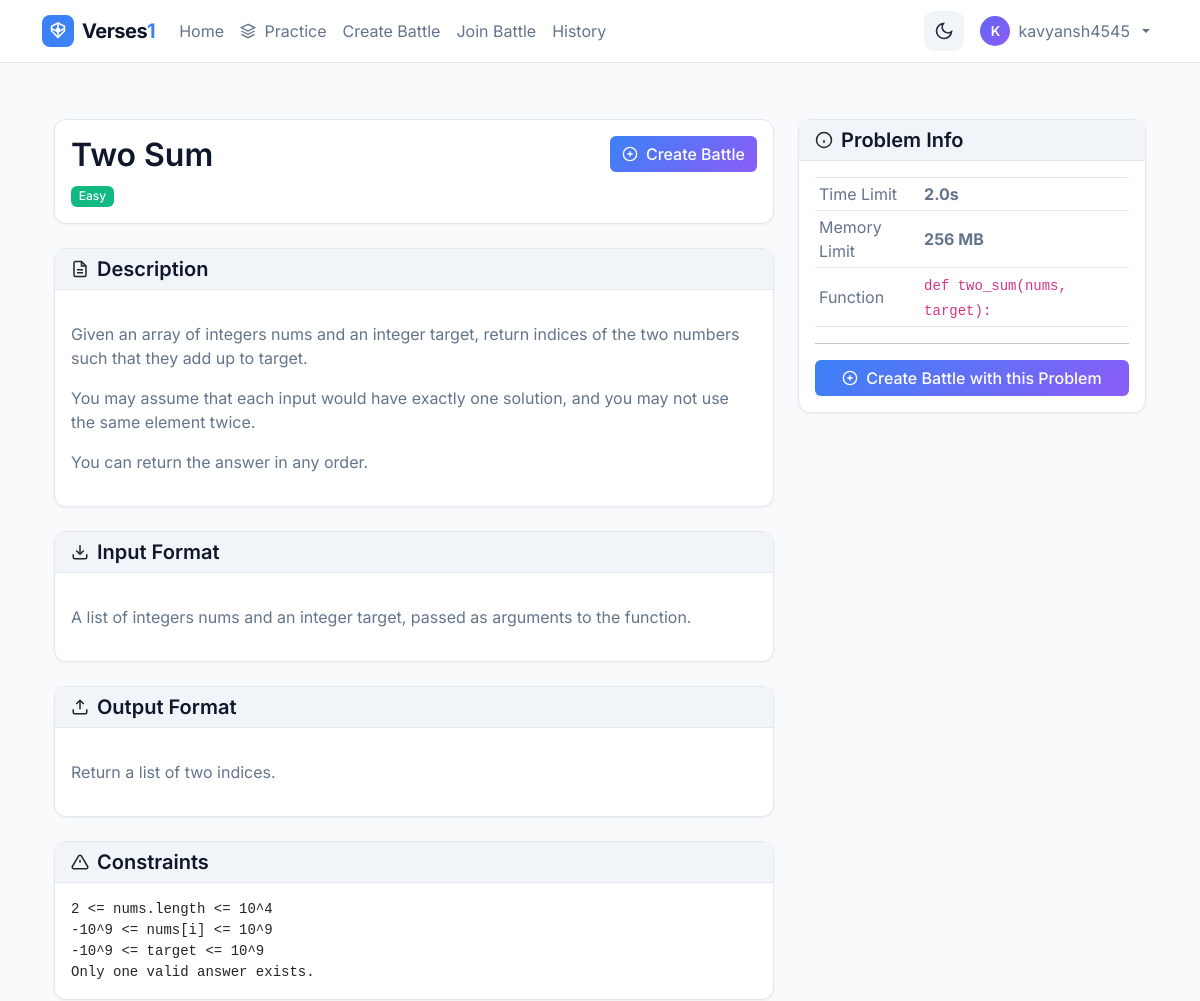
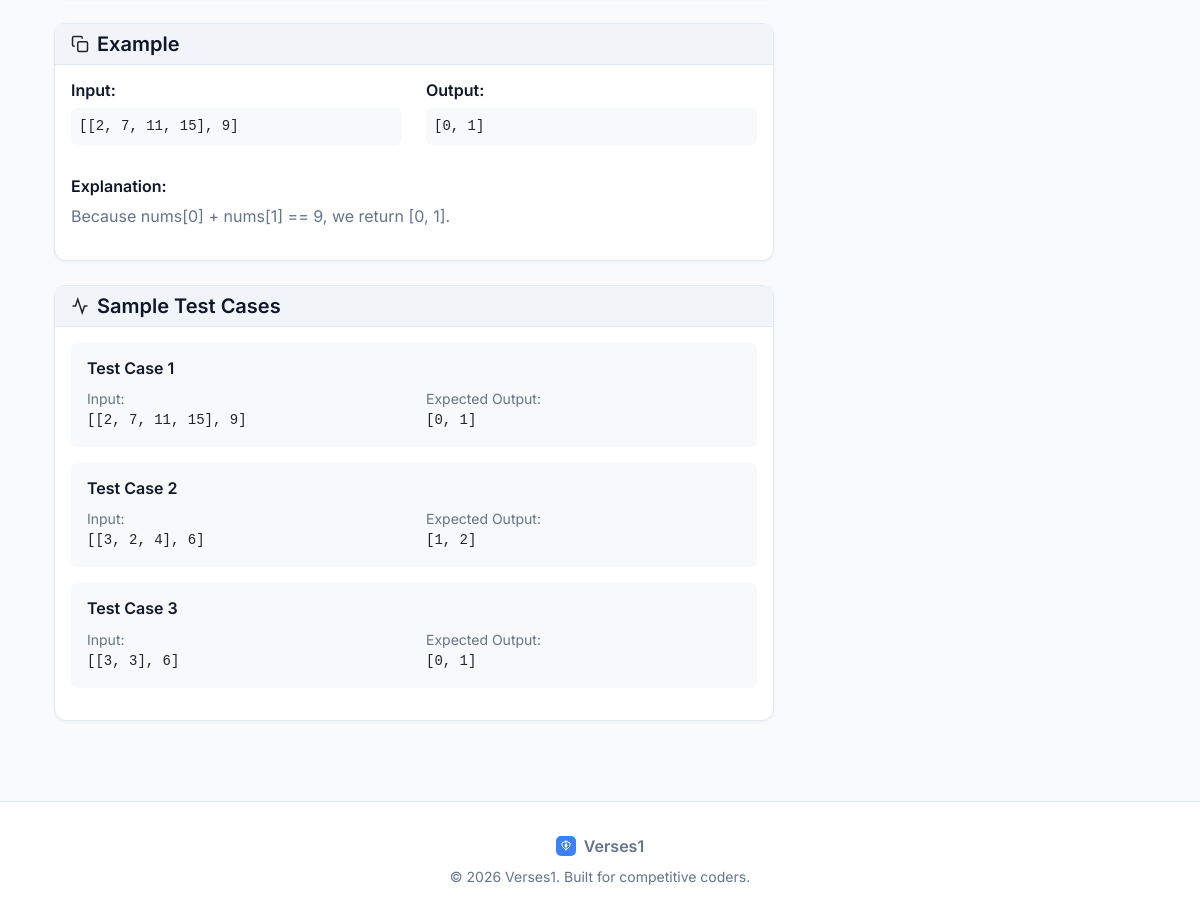
/problems/two-sum/ (signed in), run on the app's committed database (2 pictures, top to bottom).
### battles/models.py (models this page shows, shortened)
class ProblemStatement(models.Model):
    DIFFICULTY_CHOICES = [
        ('easy', 'Easy'),
        ('medium', 'Medium'),
        ('hard', 'Hard'),
    ]
    title = models.CharField(max_length=200)
    slug = models.SlugField(unique=True)
    description = models.TextField(help_text="Problem description in Markdown")
    input_format = models.TextField(help_text="Description of input format")
    output_format = models.TextField(help_text="Description of expected output format")
    constraints = models.TextField(help_text="Constraints (e.g., 1 <= n <= 10^5)")
    example_input = models.TextField(help_text="Example input to show users")
    example_output = models.TextField(help_text="Expected output for example")
    example_explanation = models.TextField(blank=True, help_text="Explanation of the example")
    difficulty = models.CharField(max_length=10, choices=DIFFICULTY_CHOICES, default='easy')
    categories = models.ManyToManyField(Category, related_name='problems', blank=True)
    time_limit_seconds = models.FloatField(default=2.0, help_text="Time limit per test case")
    memory_limit_mb = models.IntegerField(default=256, help_text="Memory limit in MB")
    function_signature = models.CharField(
        max_length=200,
        help_text="Function signature users must implement, e.g., 'def solution(nums, target):'"
    )
    starter_code = models.TextField(
        blank=True,
        help_text="Starter code template for users"
    )
    is_active = models.BooleanField(default=True)
    created_at = models.DateTimeField(auto_now_add=True)
    updated_at = models.DateTimeField(auto_now=True)
    class Meta:
        ordering = ['difficulty', 'title']
    def get_visible_test_cases(self):
        return self.test_cases.filter(is_hidden=False)

class TestCase(models.Model):
    problem = models.ForeignKey(ProblemStatement, on_delete=models.CASCADE, related_name='test_cases')
    input_data = models.TextField(help_text="Input to pass to the function")
    expected_output = models.TextField(help_text="Expected output/return value")
    is_hidden = models.BooleanField(default=False, help_text="Hidden tests are not shown to users")
    is_sample = models.BooleanField(default=False, help_text="Sample tests shown in problem description")
    order = models.IntegerField(default=0, help_text="Order of test case execution")
    points = models.IntegerField(default=10, help_text="Points for passing this test")
    class Meta:
        ordering = ['order']

### battles/views.py (the view)
# urls.py: path('problems/<slug:slug>/', views.problem_detail, name='problem_detail'),
@login_required
def problem_detail(request, slug):
    problem = get_object_or_404(ProblemStatement, slug=slug, is_active=True)
    visible_tests = problem.get_visible_test_cases()
    user_solved = PracticeSubmission.objects.filter(
        user=request.user,
        problem=problem,
        all_tests_passed=True
    ).exists()
    return render(request, 'battles/problem_detail.html', {
        'problem': problem,
        'visible_tests': visible_tests,
        'user_solved': user_solved,
    })

### battles/templates/battles/problem_detail.html (shortened to what this page needs)
{% extends "base.html" %}
{% load static %}
{% block content %}
<div class="container py-4">
    <div class="row">
        <div class="col-lg-8">
            <div class="card mb-4">
                <div class="card-body">
                    <div class="d-flex justify-content-between align-items-start">
                        <div>
                            <h2 class="mb-2">{{ problem.title }}</h2>
                            <span class="badge {% if problem.difficulty == 'easy' %}bg-success{% elif problem.difficulty == 'medium' %}bg-warning{% else %}bg-danger{% endif %}">
                                {{ problem.get_difficulty_display }}
                            </span>
                        </div>
                        <a href="{% url 'create_battle' %}?problem={{ problem.slug }}" class="btn btn-primary d-flex align-items-center gap-2">
                            <svg width="16" height="16" viewBox="0 0 24 24" fill="none" stroke="currentColor" stroke-width="2">
                                <circle cx="12" cy="12" r="10"/>
                                <path d="M12 8v8M8 12h8"/>
                            </svg>
                            Create Battle
                        </a>
                    </div>
                </div>
            </div>
            <div class="card mb-4">
                <div class="card-header d-flex align-items-center gap-2">
                    <svg width="18" height="18" viewBox="0 0 24 24" fill="none" stroke="currentColor" stroke-width="2">
                        <path d="M14 2H6a2 2 0 0 0-2 2v16a2 2 0 0 0 2 2h12a2 2 0 0 0 2-2V8z"/>
                        <polyline points="14 2 14 8 20 8"/>
                        <line x1="16" y1="13" x2="8" y2="13"/>
                        <line x1="16" y1="17" x2="8" y2="17"/>
                    </svg>
                    <h5 class="mb-0">Description</h5>
                </div>
                <div class="card-body">
                    <p>{{ problem.description|linebreaks }}</p>
                </div>
            </div>
            <div class="card mb-4">
                <div class="card-header d-flex align-items-center gap-2">
                    <svg width="18" height="18" viewBox="0 0 24 24" fill="none" stroke="currentColor" stroke-width="2">
                        <path d="M21 15v4a2 2 0 0 1-2 2H5a2 2 0 0 1-2-2v-4"/>
                        <polyline points="7 10 12 15 17 10"/>
                        <line x1="12" y1="15" x2="12" y2="3"/>
                    </svg>
                    <h5 class="mb-0">Input Format</h5>
                </div>
                <div class="card-body">
                    <p>{{ problem.input_format|linebreaks }}</p>
                </div>
            </div>
            <div class="card mb-4">
                <div class="card-header d-flex align-items-center gap-2">
                    <svg width="18" height="18" viewBox="0 0 24 24" fill="none" stroke="currentColor" stroke-width="2">
                        <path d="M21 15v4a2 2 0 0 1-2 2H5a2 2 0 0 1-2-2v-4"/>
                        <polyline points="17 8 12 3 7 8"/>
                        <line x1="12" y1="3" x2="12" y2="15"/>
                    </svg>
                    <h5 class="mb-0">Output Format</h5>
                </div>
                <div class="card-body">
                    <p>{{ problem.output_format|linebreaks }}</p>
                </div>
            </div>
            <div class="card mb-4">
                <div class="card-header d-flex align-items-center gap-2">
                    <svg width="18" height="18" viewBox="0 0 24 24" fill="none" stroke="currentColor" stroke-width="2">
                        <path d="M10.29 3.86L1.82 18a2 2 0 0 0 1.71 3h16.94a2 2 0 0 0 1.71-3L13.71 3.86a2 2 0 0 0-3.42 0z"/>
                        <line x1="12" y1="9" x2="12" y2="13"/>
                        <line x1="12" y1="17" x2="12.01" y2="17"/>
                    </svg>
                    <h5 class="mb-0">Constraints</h5>
                </div>
                <div class="card-body">
                    <pre class="mb-0">{{ problem.constraints }}</pre>
                </div>
            </div>
            <div class="card mb-4">
                <div class="card-header d-flex align-items-center gap-2">
                    <svg width="18" height="18" viewBox="0 0 24 24" fill="none" stroke="currentColor" stroke-width="2">
                        <rect x="9" y="9" width="13" height="13" rx="2" ry="2"/>
                        <path d="M5 15H4a2 2 0 0 1-2-2V4a2 2 0 0 1 2-2h9a2 2 0 0 1 2 2v1"/>
                    </svg>
                    <h5 class="mb-0">Example</h5>
                </div>
                <div class="card-body">
                    <div class="row">
                        <div class="col-md-6">
                            <h6>Input:</h6>
                            <pre class="bg-light p-2 rounded">{{ problem.example_input }}</pre>
                        </div>
                        <div class="col-md-6">
                            <h6>Output:</h6>
                            <pre class="bg-light p-2 rounded">{{ problem.example_output }}</pre>
                        </div>
                    </div>
                    {% if problem.example_explanation %}
                    <div class="mt-3">
                        <h6>Explanation:</h6>
                        <p class="text-muted">{{ problem.example_explanation }}</p>
                    </div>
                    {% endif %}
                </div>
            </div>
            {% if visible_tests %}
            <div class="card mb-4">
                <div class="card-header d-flex align-items-center gap-2">
                    <svg width="18" height="18" viewBox="0 0 24 24" fill="none" stroke="currentColor" stroke-width="2">
                        <polyline points="22 12 18 12 15 21 9 3 6 12 2 12"/>
                    </svg>
                    <h5 class="mb-0">Sample Test Cases</h5>
                </div>
                <div class="card-body">
                    {% for test in visible_tests %}
                    <div class="test-case mb-3 p-3 bg-light rounded">
                        <h6>Test Case {{ forloop.counter }}</h6>
                        <div class="row">
                            <div class="col-md-6">
                                <small class="text-muted">Input:</small>
                                <pre class="mb-0">{{ test.input_data }}</pre>
                            </div>
                            <div class="col-md-6">
                                <small class="text-muted">Expected Output:</small>
                                <pre class="mb-0">{{ test.expected_output }}</pre>
                            </div>
                        </div>
                    </div>
                    {% endfor %}
                </div>
            </div>
            {% endif %}
        </div>
        <div class="col-lg-4">
            <div class="card sticky-top" style="top: 20px;">
                <div class="card-header d-flex align-items-center gap-2">
                    <svg width="18" height="18" viewBox="0 0 24 24" fill="none" stroke="currentColor" stroke-width="2">
                        <circle cx="12" cy="12" r="10"/>
                        <line x1="12" y1="16" x2="12" y2="12"/>
                        <line x1="12" y1="8" x2="12.01" y2="8"/>
                    </svg>
                    <h5 class="mb-0">Problem Info</h5>
                </div>
                <div class="card-body">
                    <table class="table table-sm">
                        <tr>
                            <td>Time Limit</td>
                            <td><strong>{{ problem.time_limit_seconds }}s</strong></td>
                        </tr>
                        <tr>
                            <td>Memory Limit</td>
                            <td><strong>{{ problem.memory_limit_mb }} MB</strong></td>
                        </tr>
                        <tr>
                            <td>Function</td>
                            <td><code>{{ problem.function_signature }}</code></td>
                        </tr>
                    </table>
                    <hr>
                    <a href="{% url 'create_battle' %}?problem={{ problem.slug }}" class="btn btn-primary w-100 d-flex align-items-center justify-content-center gap-2">
                        <svg width="16" height="16" viewBox="0 0 24 24" fill="none" stroke="currentColor" stroke-width="2">
                            <circle cx="12" cy="12" r="10"/>
                            <path d="M12 8v8M8 12h8"/>
                        </svg>
                        Create Battle with this Problem
                    </a>
                </div>
            </div>
        </div>
    </div>
</div>
{% endblock %}

### battles/templates/base.html (shortened to what this page needs)
<!DOCTYPE html>
{% load static %}
<html lang="en" data-theme="light">
<head>
    <link href="https://cdn.jsdelivr.net/npm/bootstrap@5.3.2/dist/css/bootstrap.min.css" rel="stylesheet">
    <link href="{% static 'battles/css/site.css' %}" rel="stylesheet">
</head>
<body>
    <nav class="navbar navbar-expand-lg">
        <div class="container">
            <a class="navbar-brand d-flex align-items-center gap-2" href="{% url 'home' %}">
                <span class="brand-text">Verses<span class="brand-accent">1</span></span>
            </a>
            <div class="collapse navbar-collapse" id="navbarNav">
                <ul class="navbar-nav me-auto">
                    <li class="nav-item">
                        <a class="nav-link" href="{% url 'home' %}">Home</a>
                    </li>
                    <li class="nav-item">
                        <a class="nav-link" href="{% url 'practice' %}">
                            <svg width="16" height="16" viewBox="0 0 24 24" fill="none" stroke="currentColor" stroke-width="2" style="margin-right: 4px; vertical-align: -2px;">
                                <path d="M12 2L2 7l10 5 10-5-10-5z"/>
                                <path d="M2 17l10 5 10-5"/>
                                <path d="M2 12l10 5 10-5"/>
                            </svg>
                            Practice
                        </a>
                    </li>
                    {% if user.is_authenticated %}
                        <li class="nav-item">
                            <a class="nav-link" href="{% url 'create_battle' %}">Create Battle</a>
                        </li>
                        <li class="nav-item">
                            <a class="nav-link" href="{% url 'join_battle' %}">Join Battle</a>
                        </li>
                        <li class="nav-item">
                            <a class="nav-link" href="{% url 'battle_history' %}">History</a>
                        </li>
                    {% endif %}
                </ul>
                <ul class="navbar-nav align-items-center">
                    <li class="nav-item me-2">
                        <button class="theme-toggle" onclick="toggleTheme()" title="Toggle dark mode">
                            <svg class="moon-icon" width="20" height="20" viewBox="0 0 24 24" fill="none" stroke="currentColor" stroke-width="2">
                                <path d="M21 12.79A9 9 0 1 1 11.21 3 7 7 0 0 0 21 12.79z"/>
                            </svg>
                        </button>
                    </li>
                    {% if user.is_authenticated %}
                        <li class="nav-item dropdown">
                            <a class="nav-link dropdown-toggle d-flex align-items-center gap-2" href="#" role="button" data-bs-toggle="dropdown" aria-expanded="false">
                                <div class="user-avatar-sm">{{ user.username|slice:":1"|upper }}</div>
                                {{ user.username }}
                            </a>
                        </li>
                    {% endif %}
                </ul>
            </div>
        </div>
    </nav>
    <div class="main-content">
        <div class="container">
            {% block content %}{% endblock %}
        </div>
    </div>
    <footer class="footer text-center">
        <div class="container">
            <div class="d-flex justify-content-center align-items-center gap-2 mb-2">
                <span class="fw-semibold">Verses1</span>
            </div>
            <p class="mb-0 small">&copy; 2026 Verses1. Built for competitive coders.</p>
        </div>
    </footer>
</body>
</html>

### data on the page
ProblemStatement: title "Two Sum", difficulty "Easy", description "Given an array of integers nums and an integer target, return indices of the two numbers such that they add up to target. You may assume that each input would have exactly one solution, and you may not use the same element twice. You can return the answer in any order.", input_format "A list of integers nums and an integer target, passed as arguments to the function.", output_format "Return a list of two indices.", constraints "2 <= nums.length <= 10^4 -10^9 <= nums[i] <= 10^9 -10^9 <= target <= 10^9 Only one valid answer exists.", example_input "[[2, 7, 11, 15], 9]", example_output "[0, 1]", example_explanation "Because nums[0] + nums[1] == 9, we return [0, 1].", time_limit_seconds "2.0", memory_limit_mb "256", function_signature "def two_sum(nums, target):"
TestCase: input_data "[[2, 7, 11, 15], 9]", expected_output "[0, 1]"
TestCase: input_data "[[3, 2, 4], 6]", expected_output "[1, 2]"
TestCase: input_data "[[3, 3], 6]", expected_output "[0, 1]"

### other printed values
{{ user.username|slice:":1"|upper }} "K"
{{ user.username }} "kavyansh4545"
